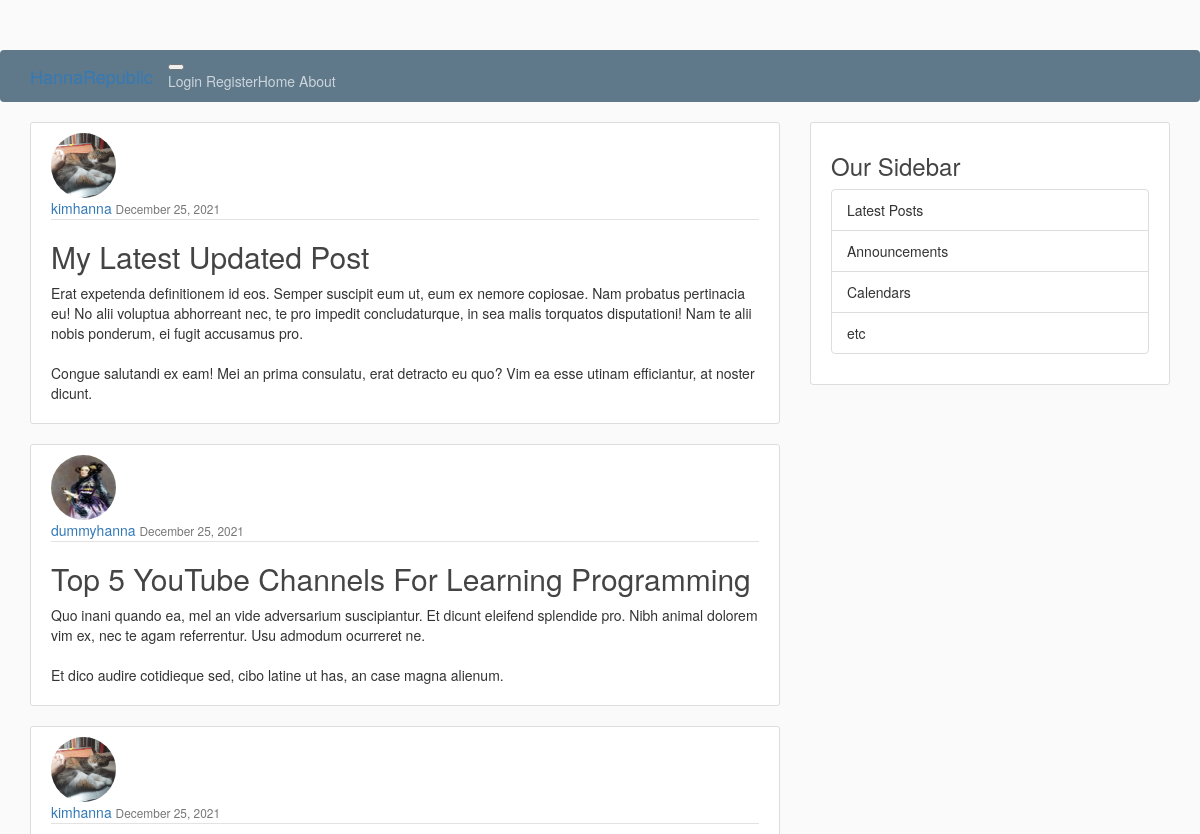
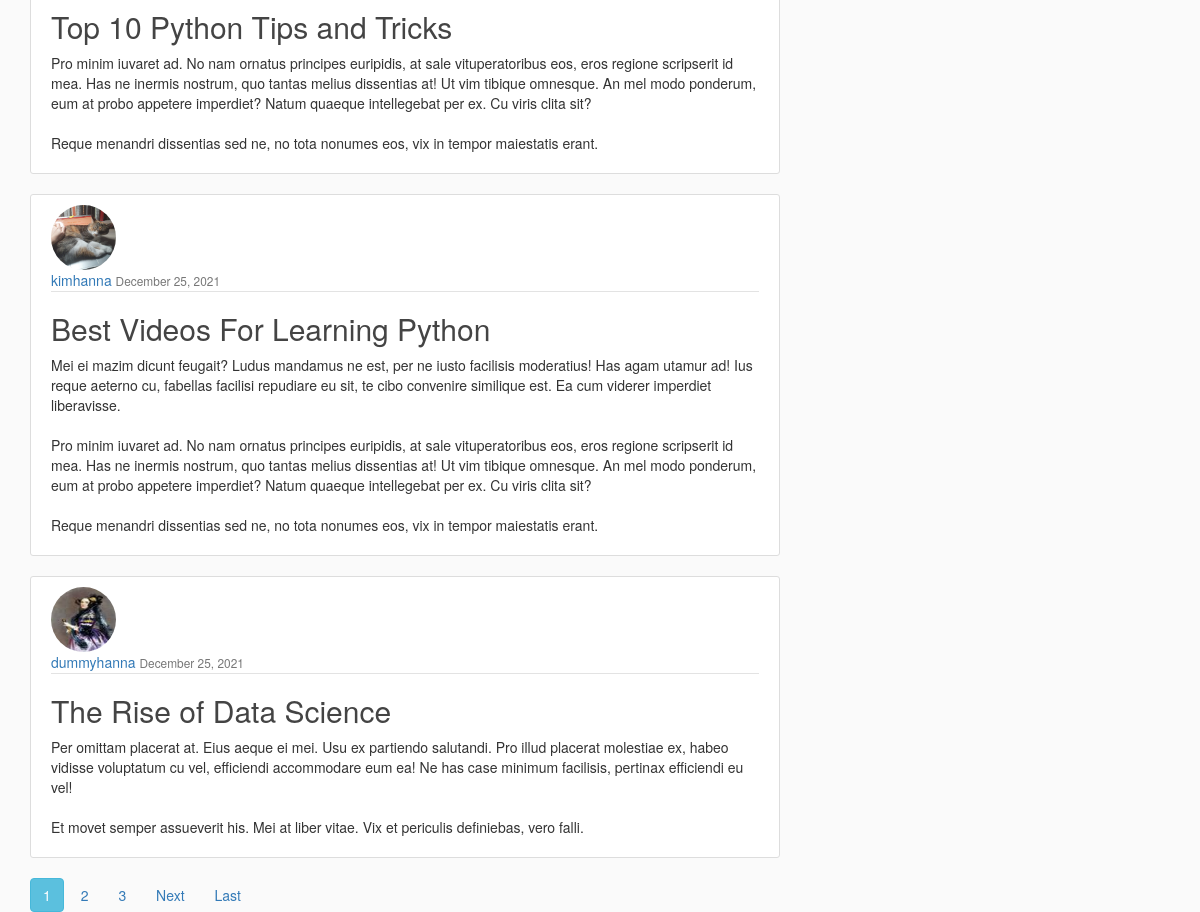
The app's page /, older data (2 pictures, top to bottom).
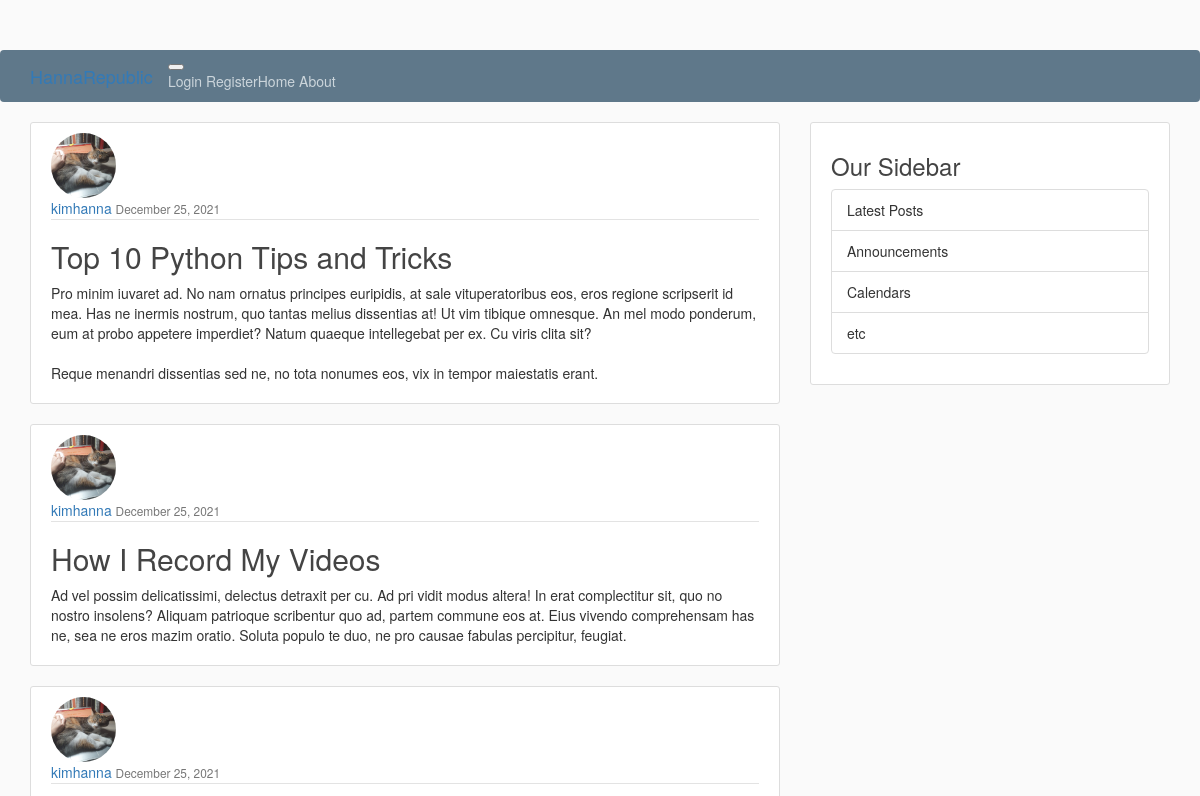
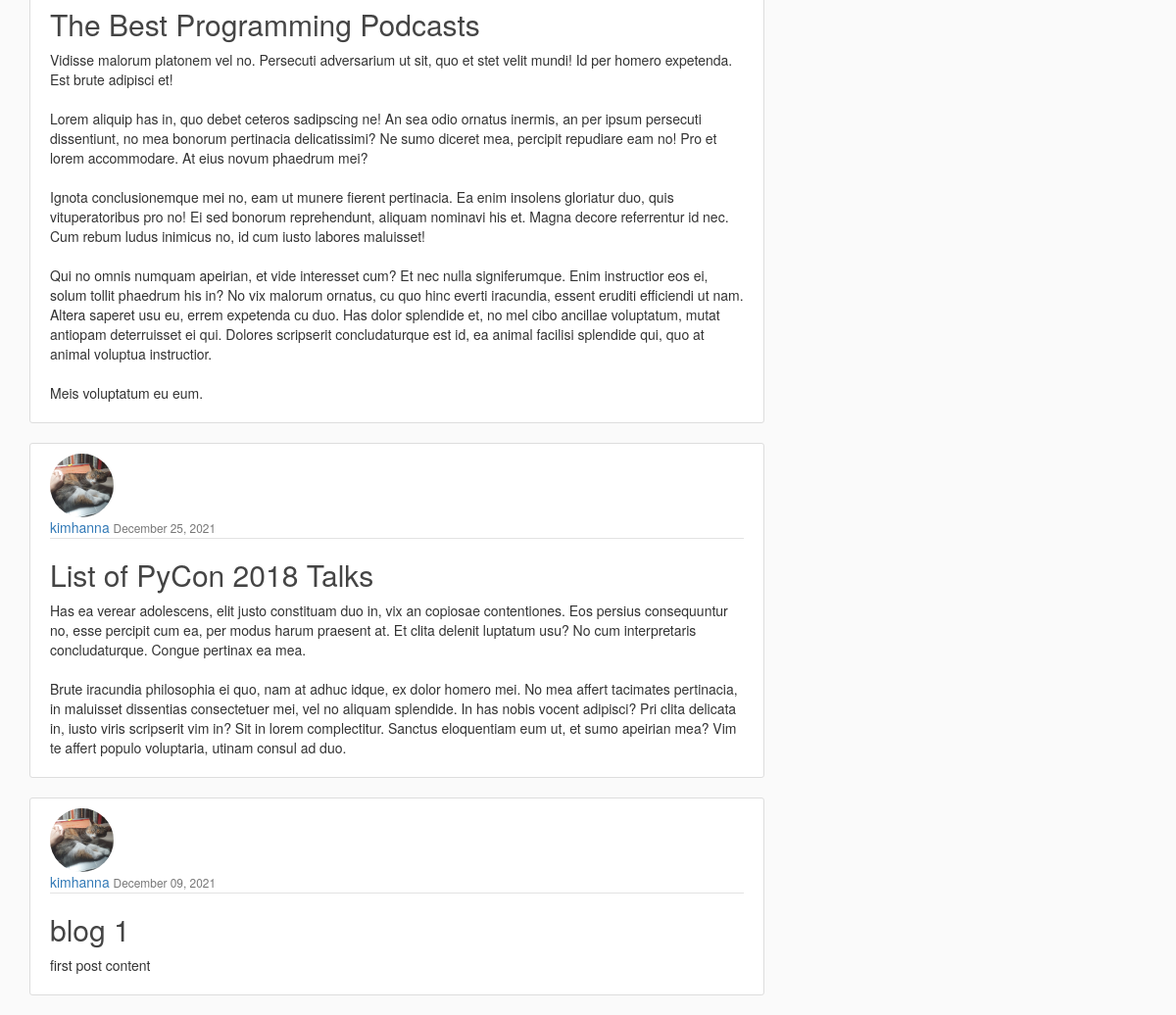
The same page, newer data (2 pictures, top to bottom).
### blog/models.py (models this page shows, shortened)
class Post(models.Model):
    title = models.CharField(max_length=100)
    content = models.TextField()
    date_posted = models.DateTimeField(default=timezone.now)
    author = models.ForeignKey(User, on_delete=models.CASCADE)

### users/models.py (models this page shows, shortened)
class Profile(models.Model):
    user = models.OneToOneField(User, on_delete=models.CASCADE)
    image = models.ImageField(default='default.jpg', upload_to='profile_pics')

### blog/views.py (the view)
class PostListView(ListView):
    model = Post
    template_name = 'blog/home.html' # <app>/<model>_<viewtype>.html
    context_object_name = 'posts'
    ordering = ['-date_posted']
    paginate_by = 5

### blog/templates/blog/home.html (shortened to what this page needs)
{% extends "blog/base.html" %}
{% block content %}
    {% for post in posts %}
    <article class="media content-section">
        <img class ="img-circle article-img" src="{{ post.author.profile.image.url }}" width="150" height="150">
        <div class="media-body">
         <div class="article-metadata">
            <a class="mr-2" href="#">{{ post.author }}</a>
        <small class="text-muted">{{ post.date_posted|date:"F d, Y" }}</small>
         </div>
        <h2><a class="article-title" href="{% url 'post-detail' post.id %}">{{ post.title }}</a></h2>
        <p class="article-content">{{ post.content }}</p>
        </div>
    </article>
    {% endfor %}
    {% if is_paginated %}
{% for num in page_obj.paginator.page_range %}
{% if page_obj.number == num %}
<a class="btn btn-info mb-4" href="?page={{ num }}">{{ num }}</a>
{% elif num > page_obj.number|add:'-3' and num < page_obj.number|add:'3' %}
<a class="btn btn-outline-info mb-4" href="?page={{ num }}">{{ num }}</a>
{% endif %}
{% endfor %}
        {% if page_obj.has_next %}
<a class="btn btn-outline-info mb-4" href="?page={{ page_obj.next_page_number }}">Next</a>
<a class="btn btn-outline-info mb-4" href="?page={{ page_obj.paginator.num_pages }}">Last</a>
{% endif%}
    {% endif%}
{% endblock content %}

Row changes from the older to the newer data that the page shows:
removed Post: author.profile.image (picture), author "kimhanna", date_posted "December 25, 2021", title "My Latest Updated Post", content "Erat expetenda definitionem id eos. Semper suscipit eum ut, eum ex nemore copiosae. Nam probatus pertinacia eu! No alii voluptua abhorreant nec, te pro impedit concludaturque, in sea malis torquatos disputationi! Nam te alii nobis ponderum, ei fugit accusamus pro. Congue salutandi ex eam! Mei an prima consulatu, erat detracto eu quo? Vim ea esse utinam efficiantur, at noster dicunt."
removed Post: author.profile.image (placeholder picture), author "dummyhanna", date_posted "December 25, 2021", title "Top 5 YouTube Channels For Learning Programming", content "Quo inani quando ea, mel an vide adversarium suscipiantur. Et dicunt eleifend splendide pro. Nibh animal dolorem vim ex, nec te agam referrentur. Usu admodum ocurreret ne. Et dico audire cotidieque sed, cibo latine ut has, an case magna alienum."
removed Post: author.profile.image (picture), author "kimhanna", date_posted "December 25, 2021", title "Best Videos For Learning Python", content "Mei ei mazim dicunt feugait? Ludus mandamus ne est, per ne iusto facilisis moderatius! Has agam utamur ad! Ius reque aeterno cu, fabellas facilisi repudiare eu sit, te cibo convenire similique est. Ea cum viderer imperdiet liberavisse. Pro minim iuvaret ad. No nam ornatus principes euripidis, at sale vituperatoribus eos, eros regione scripserit id mea. Has ne inermis nostrum, quo tantas melius dissentias at! Ut vim tibique omnesque. An mel modo ponderum, eum at probo appetere imperdiet? Natum quaeque intellegebat per ex. Cu viris clita sit? Reque menandri dissentias sed ne, no tota nonumes eos, vix in tempor maiestatis erant."
removed Post: author.profile.image (placeholder picture), author "dummyhanna", date_posted "December 25, 2021", title "The Rise of Data Science", content "Per omittam placerat at. Eius aeque ei mei. Usu ex partiendo salutandi. Pro illud placerat molestiae ex, habeo vidisse voluptatum cu vel, efficiendi accommodare eum ea! Ne has case minimum facilisis, pertinax efficiendi eu vel! Et movet semper assueverit his. Mei at liber vitae. Vix et periculis definiebas, vero falli."
now on this page (row unchanged): Post: author.profile.image (picture), author "kimhanna", date_posted "December 25, 2021", title "How I Record My Videos", content "Ad vel possim delicatissimi, delectus detraxit per cu. Ad pri vidit modus altera! In erat complectitur sit, quo no nostro insolens? Aliquam patrioque scribentur quo ad, partem commune eos at. Eius vivendo comprehensam has ne, sea ne eros mazim oratio. Soluta populo te duo, ne pro causae fabulas percipitur, feugiat."
now on this page (row unchanged): Post: author.profile.image (picture), author "kimhanna", date_posted "December 25, 2021", title "The Best Programming Podcasts", content "Vidisse malorum platonem vel no. Persecuti adversarium ut sit, quo et stet velit mundi! Id per homero expetenda. Est brute adipisci et! Lorem aliquip has in, quo debet ceteros sadipscing ne! An sea odio ornatus inermis, an per ipsum persecuti dissentiunt, no mea bonorum pertinacia delicatissimi? Ne sumo diceret mea, percipit repudiare eam no! Pro et lorem accommodare. At eius novum phaedrum mei? Ignota conclusionemque mei no, eam ut munere fierent pertinacia. Ea enim insolens gloriatur duo, quis vituperatoribus pro no! Ei sed bonorum reprehendunt, aliquam nominavi his et. Magna decore referrentur id nec. Cum rebum ludus inimicus no, id cum iusto labores maluisset! Qui no omnis numquam…"
now on this page (row unchanged): Post: author.profile.image (picture), author "kimhanna", date_posted "December 25, 2021", title "List of PyCon 2018 Talks", content "Has ea verear adolescens, elit justo constituam duo in, vix an copiosae contentiones. Eos persius consequuntur no, esse percipit cum ea, per modus harum praesent at. Et clita delenit luptatum usu? No cum interpretaris concludaturque. Congue pertinax ea mea. Brute iracundia philosophia ei quo, nam at adhuc idque, ex dolor homero mei. No mea affert tacimates pertinacia, in maluisset dissentias consectetuer mei, vel no aliquam splendide. In has nobis vocent adipisci? Pri clita delicata in, iusto viris scripserit vim in? Sit in lorem complectitur. Sanctus eloquentiam eum ut, et sumo apeirian mea? Vim te affert populo voluptaria, utinam consul ad duo."
now on this page (row unchanged): Post: author.profile.image (picture), author "kimhanna", date_posted "December 09, 2021", title "blog 1", content "first post content"
Text that changed along with them:
list line gone: "1"
list line gone: "2"
list line gone: "3"
text no longer shown: "Next Last"
